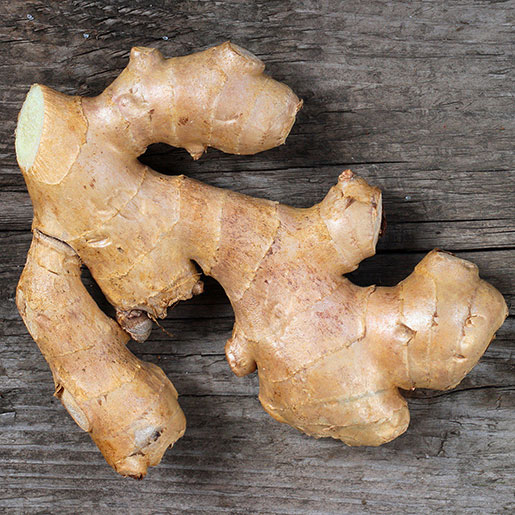
#> input picture ginger-thinkstockphotos-531052216-square.jpg, 515 x 515 px
$ python -i bene_fourier_code.py   (imports and definitions only)
#> lines starting #> are read from the running program, lines starting #| are printed output that depends on the picture; after the words box and inside, x2 and y2 are one past the last pixel; in counts of white or black regions, pixels touching at a corner belong together
import cv2
import numpy as np
from pyefd import elliptic_fourier_descriptors

def process_image_and_calculate_dft(image_path, target_length=256):

#> called with target_length = 256
    img = cv2.imread(image_path,cv2.IMREAD_UNCHANGED )
#> img is the input picture: shape (515, 515, 3); mean B, G, R 102.6, 120.7, 140.6
    cv2.imshow('blur', img)
    gray = cv2.cvtColor(img, cv2.COLOR_BGR2GRAY)
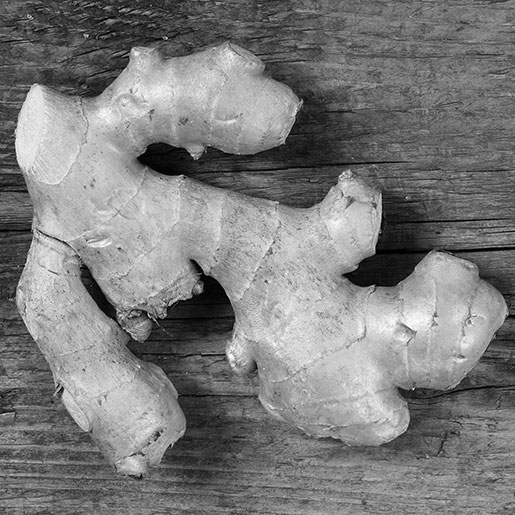
#> gray: shape (515, 515); min 0, max 255, mean 124.6
    blur = cv2.GaussianBlur(gray, (5, 5), 0)
    _, thresh = cv2.threshold(blur, 1, 255, cv2.THRESH_BINARY)
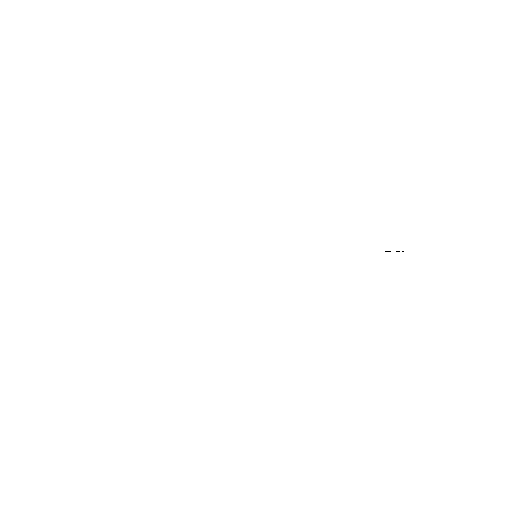
#> thresh: shape (515, 515); 100% white; black in thin lines or dots, all inside (x1, y1, x2, y2) = (385, 251, 404, 252)
    cv2.imshow('blur',gray)
    cv2.imshow('contour', thresh)
    contours, _ = cv2.findContours(thresh, cv2.RETR_EXTERNAL, cv2.CHAIN_APPROX_NONE)
#> contours = 1 contour; box (x1, y1, x2, y2) and area: (0, 0, 515, 515) 264196
    if not contours:
        return None

    coeffs = []
    for cnt in contours:
        # Find the coefficients of all contours
        coeffs.append(elliptic_fourier_descriptors(
            np.squeeze(cnt), order=10))
#> this loop made 1 pass
#> after the loop, coeffs = []


    potato_contour = max(contours, key=cv2.contourArea)
    M = cv2.moments(potato_contour)
    if M['m00'] == 0:
        return None
    cx = int(M['m10'] / M['m00'])
    cy = int(M['m01'] / M['m00'])
    potato_contour = potato_contour.squeeze()
    distances = np.sqrt((potato_contour[:, 0] - cx) ** 2 + (potato_contour[:, 1] - cy) ** 2)
    from scipy.interpolate import interp1d

    x_old = np.linspace(0, 1, len(distances))
    f = interp1d(x_old, distances, kind='linear')
    x_new = np.linspace(0, 1, target_length)
    distances_interpolated = f(x_new)

    # Normalize the interpolated distances so that the maximum distance is 250
    max_distance = np.max(distances_interpolated)
    distances_normalized = (distances_interpolated / max_distance) * 250

    dft_result = np.fft(distances_normalized)
    #dft_result = fft(distances_interpolated)
    dft_magnitude = np.abs(dft_result)
    return dft_magnitude

folder_path = r"C:\Users\admin\Karevo\Karevo - Dokumente\01_Technik\Images-Videos\ProcessedData\240206_Segmented_Malformed\Flaschenhals"
# Find the contours of a binary image using OpenCV.
# [2 lines that did not run here, left out]

# Iterate through all contours found and store each contour's
# elliptical Fourier descriptor's coefficients.

#> (the run stopped early here; a loop or call above may not have finished)
